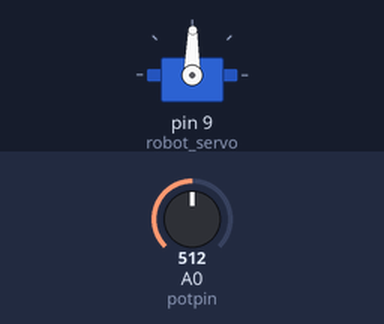
The sketch below on a simulated Arduino Uno, built with avr-gcc and run on an emulated ATmega328P. Parts: servo. Inputs (shaded band) come from the test bench; at power-on: A0 (potpin) = 512.

Above: at 1.2 s.
1.3 s: A0 (potpin) set to 716
At 2.3 s:
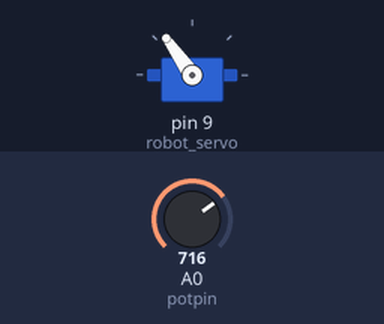
2.8 s: A0 (potpin) set to 900
At 3.1 s:
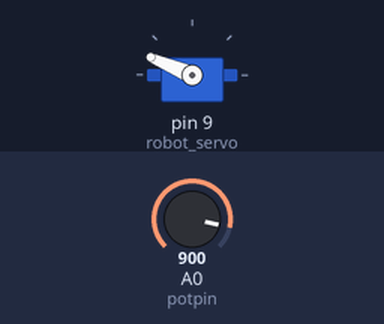
4.3 s: A0 (potpin) set to 1023
At 4.6 s:
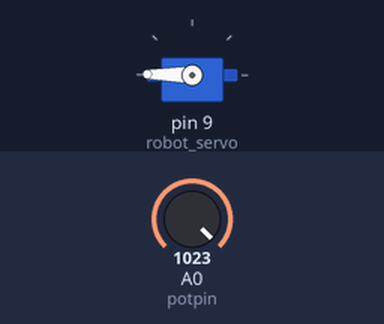
5.8 s: A0 (potpin) set to 306
At 6.7 s:
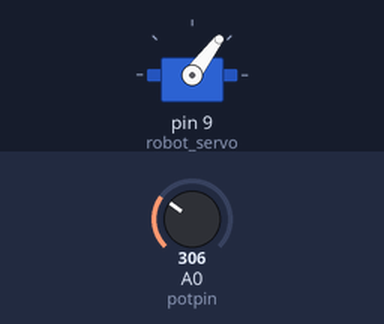
7.3 s: A0 (potpin) set to 122
At 8.1 s:
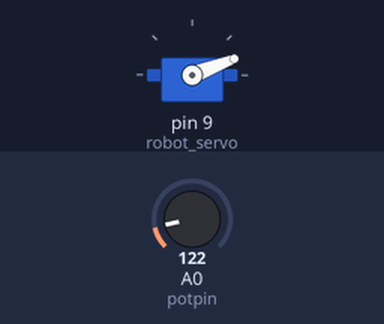
8.8 s: A0 (potpin) set to 511
At 10.1 s:
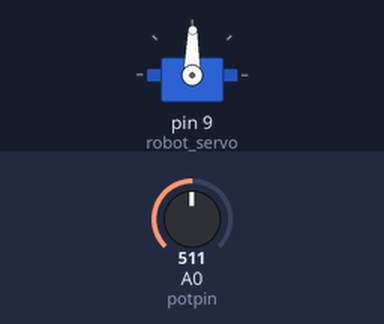
Timing chart, 0 to 11.3 s (numbered marks = the images above; inputs shaded):
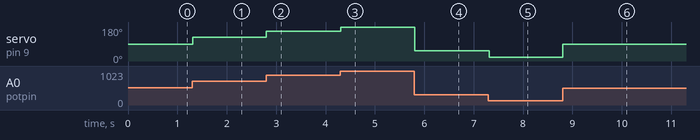

Measured:
- after the input at 1.3 s, servo on pin 9 (robot_servo): 89° → 125° at once
- after the input at 2.8 s, servo on pin 9 (robot_servo): 125° → 157° at once
- after the input at 4.3 s, servo on pin 9 (robot_servo): 157° → 179° at once
- after the input at 5.8 s, servo on pin 9 (robot_servo): 179° → 53° at once
- after the input at 7.3 s, servo on pin 9 (robot_servo): 53° → 21° at once
- after the input at 8.8 s, servo on pin 9 (robot_servo): 21° → 89° at once

The sketch:

robot_servomotor.ino
```cpp
#include <Servo.h>

Servo robot_servo;
int potpin = 0;
int val;

void setup()
{
  Serial.begin(9600);
  robot_servo.attach(9);
}

void loop()
{
  val = analogRead(potpin);
  val = map(val, 0, 1023, 0, 179);
  robot_servo.write(val);
  delay(15);
}
```
